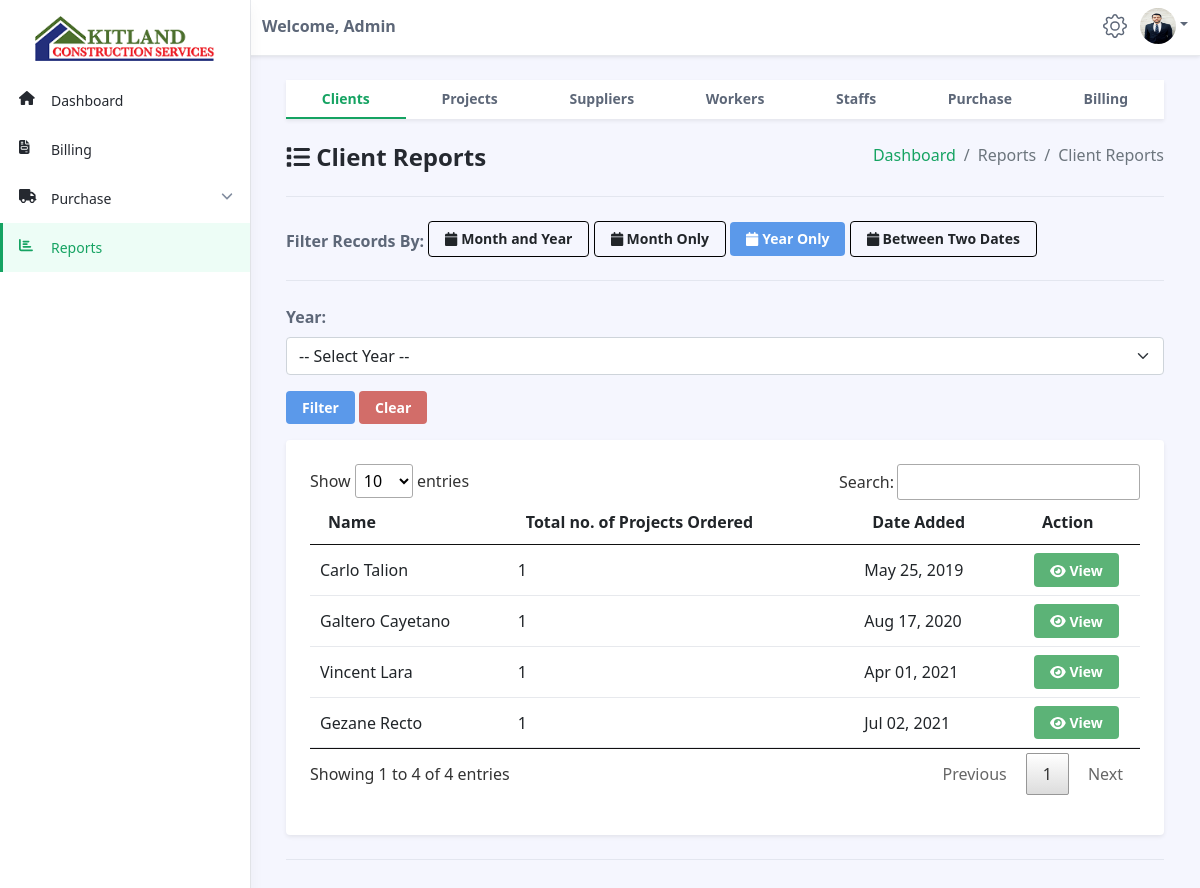
The page /accountant/client-reports-filter-by-year-only.php (signed in) on the database as committed earlier.
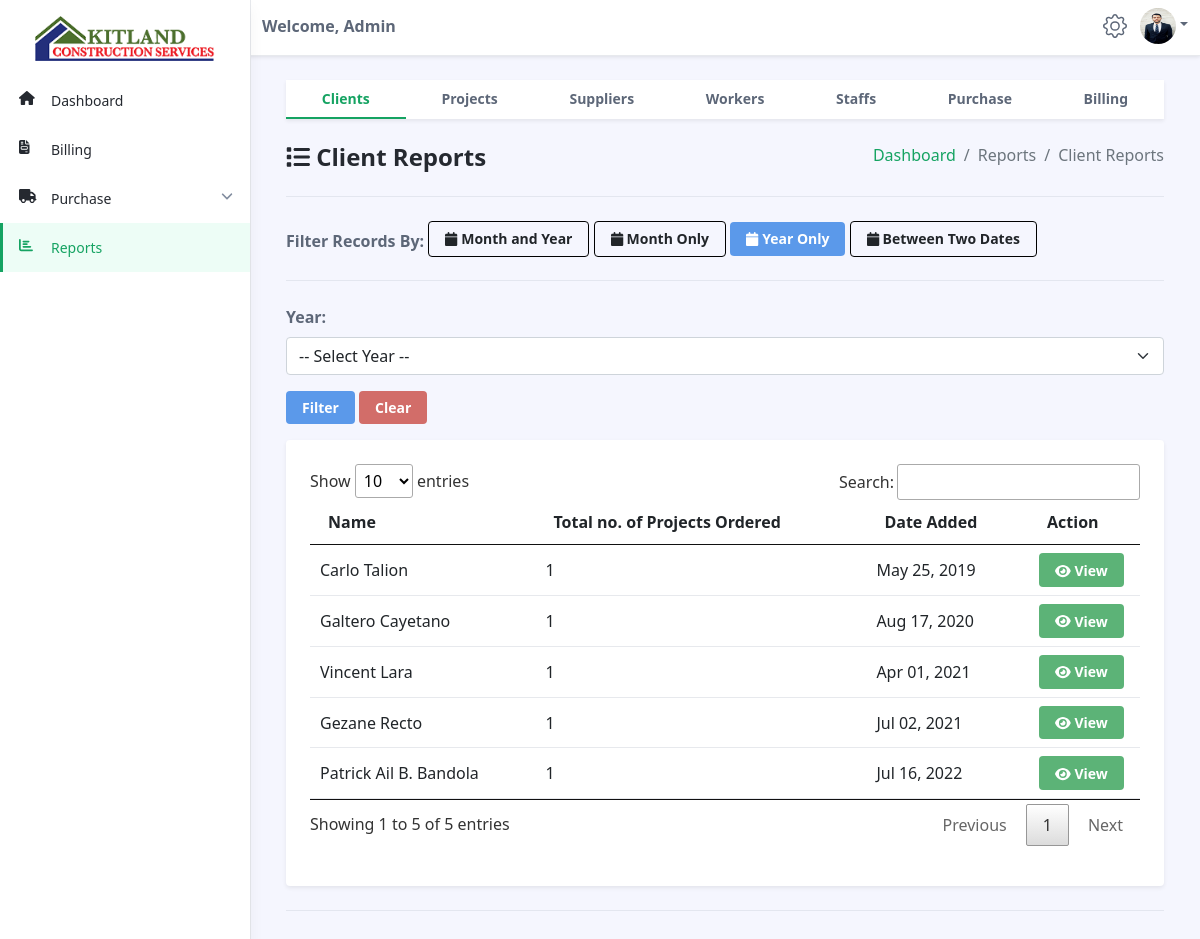
The same page on the database as committed later.
### tables this page shows
CREATE TABLE `clients` (
  `id` int(11) NOT NULL,
  `name` varchar(50) NOT NULL,
  `contact` varchar(50) NOT NULL,
  `email` varchar(50) NOT NULL,
  `address` varchar(255) NOT NULL,
  `date_added` date NOT NULL DEFAULT current_timestamp(),
  `status` varchar(255) NOT NULL
);

### accountant/client-reports-filter-by-year-only.php (the view, shortened to what the changed rows need)
<?php
include('../connections/config.php');
?>
<!DOCTYPE html>
<!DOCTYPE html>
<html lang="en">
<head>
	<link id="theme-style" rel="stylesheet" href="dataTables/jquery.dataTables.min.css">
	<link id="theme-style" rel="stylesheet" href="../assets/css/portal.css">
	<link rel="stylesheet" href="../assets/css/style.css" />
</head>
<body class="app">
	<?php $page = 'report';
	include('accountant-navbar.php'); ?>
	<div class="app-wrapper">
		<div class="app-content pt-3 p-md-3 p-lg-4">
			<div class="container-xl">
				<h1 class="app-page-title"><span class="nav-icon"><i class="fa fa-list"></i></span> Client Reports</h1>
				<?php if (isset($_POST['submit'])) {
					$year = mysqli_real_escape_string($conn, $_POST['year']);
				?>
					<div class="row g-4 settings-section">
						<div class="col-12 col-md-12">
							<div class="app-card app-card-settings shadow-sm p-4">
								<div class="app-card-body">
									<div class="mb-3">
										<table id="myTable" class="table app-table-hover mb-0 text-left">
											<thead>
												<?php
												$sql = "SELECT *, COUNT(*) as count FROM clients WHERE year(date_added) = '$year' GROUP BY name ORDER BY date_added";
												$result = mysqli_query($conn, $sql);
												?>
												<tr>
													<th class="cell">Name</th>
													<th class="cell">Total no. of Projects Ordered</th>
													<th class="cell">Date Added</th>
													<th class="cell">Action</th>
												</tr>
											</thead>
											<tbody>
												<?php while ($row = mysqli_fetch_array($result)) { ?>
													<tr>
														<td class="cell" style="padding-top: 0.5em"><?php echo $row['name']; ?></td>
														<td class="cell" style="padding-top: 0.5em"><?php echo $row['count']; ?></td>
														<td class="cell" style="padding-top: 0.5em"><?php echo $date = date("M d, Y", strtotime($row['date_added']));; ?></td>
														<td><a href="client-report-details.php?ID=<?php echo $row['id']; ?>" class="btn app-btn btn-success" style="color:white"><i class="fa fa-eye"></i> View</a></td>
													</tr>
												<?php } ?>
											</tbody>
										</table>
									</div>
								</div>
							</div>
						</div>
					</div>
				<?php
				} else {
				?>
					<div class="row g-4 settings-section">
						<div class="col-12 col-md-12">
							<div class="app-card app-card-settings shadow-sm p-4">
								<div class="app-card-body">
									<div class="mb-3">
										<table id="myTable" class="table app-table-hover mb-0 text-left">
											<thead>
												<?php
												$sql = "SELECT *, COUNT(*) as count FROM clients GROUP BY name ORDER BY date_added";
												$result = mysqli_query($conn, $sql);
												?>
												<tr>
													<th class="cell">Name</th>
													<th class="cell">Total no. of Projects Ordered</th>
													<th class="cell">Date Added</th>
													<th class="cell">Action</th>
												</tr>
											</thead>
											<tbody>
												<?php while ($row = mysqli_fetch_array($result)) { ?>
													<tr>
														<td class="cell" style="padding-top: 0.5em"><?php echo $row['name']; ?></td>
														<td class="cell" style="padding-top: 0.5em"><?php echo $row['count']; ?></td>
														<td class="cell" style="padding-top: 0.5em"><?php echo $date = date("M d, Y", strtotime($row['date_added'])); ?></td>
														<td><a href="client-report-details.php?ID=<?php echo $row['id']; ?>" class="btn app-btn btn-success" style="color:white"><i class="fa fa-eye"></i> View</a></td>
													</tr>
												<?php } ?>
											</tbody>
										</table>
									</div>
								</div>
							</div>
						</div>
					</div>
				<?php
				}
				?>
			</div>
		</div>
	</div>
</body>
</html>

Rows that differ between the two databases and show on the page:
added clients: name "Patrick Ail B. Bandola", count "1", date_added "Jul 16, 2022"
Other text that changed with them:
text written by a page script: "Show entries Search: Showing 1 to 4 of 4 entries Previous 1 Next" → "Show entries Search: Showing 1 to 5 of 5 entries Previous 1 Next"
